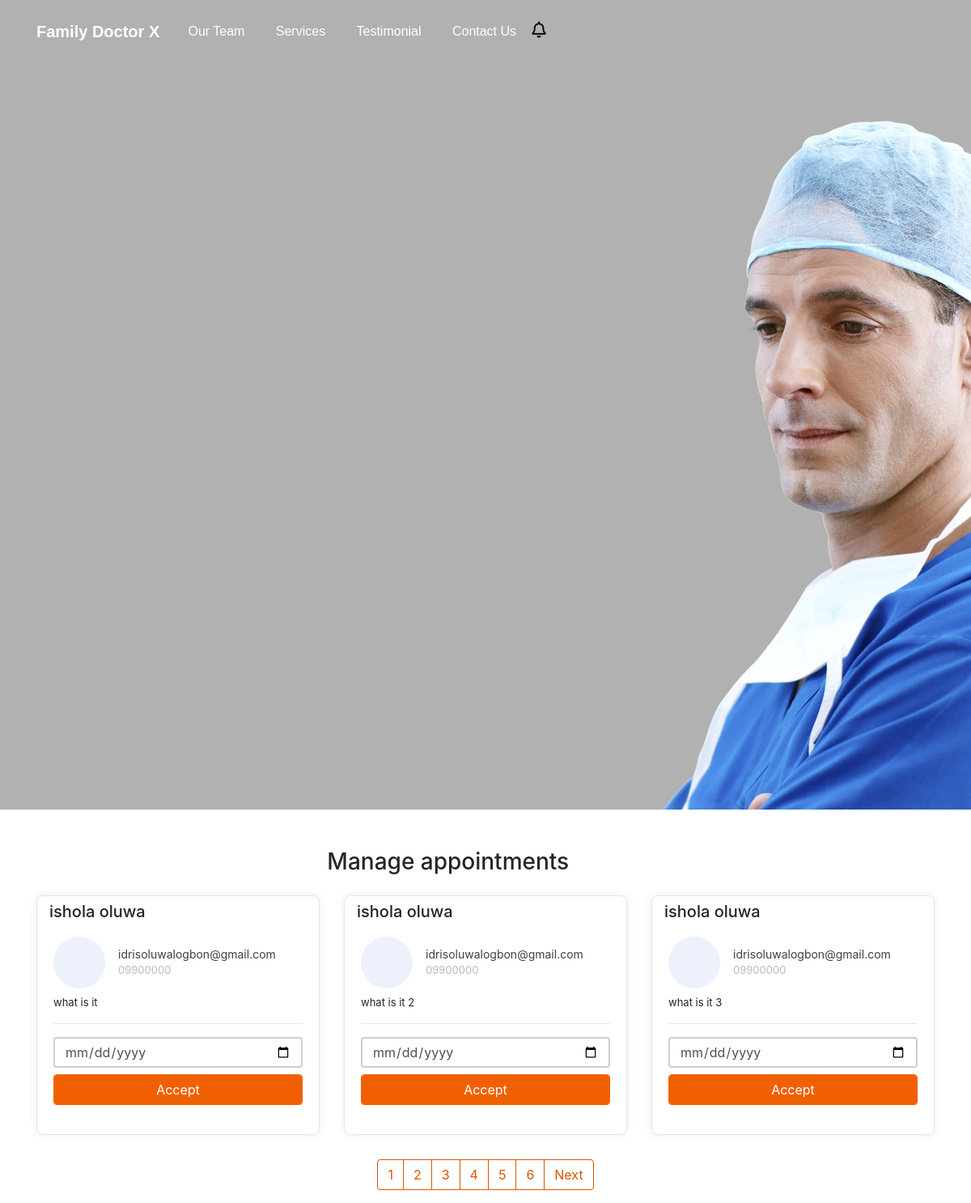
Screenshot of /manage/ with the database file from the repository.
### website/models.py (models this page shows, shortened)
class Appointment(models.Model):
    first_name = models.CharField(max_length=50)
    last_name = models.CharField(max_length=50)
    email = models.EmailField()
    request = models.TextField()
    phone = models.CharField(max_length=50)
    date_sent = models.DateField(auto_now_add=True)
    accepted = models.BooleanField(default=False)
    date_accepted = models.DateTimeField(auto_now_add=False, null=True)
    date = models.DateField(auto_now_add=False, null=True)
    time = models.TimeField(null=True)
    class Meta:
        ordering = ['-date_sent']

### website/views.py (the view, shortened to what this page needs)
# urls.py: path("manage/", views.ManageAppointmentView.as_view(), name='manage'),
class ManageAppointmentView(ListView):
    template_name = 'manage-appointments.html'
    model = Appointment
    context_object_name = 'appointments'
    login_required = True
    paginate_by = 3
    def get_context_data(self, *args, **kwargs):
        context = super().get_context_data(*args, **kwargs)
        appointments = Appointment.objects.all()
        context.update({
            "title": "Manage Appointments",
        })
        return context

### templates/manage-appointments.html (shortened to what this page needs)
{% extends 'base.html' %}
{% block content %}
    <div class="container mt-5">
        <div class="col-11 text-center mt-4 mb-4">
            <h3>
                Manage appointments
            </h3>
        </div>
        <div class="row">
        {% for app in appointments %}
            <div class="col-lg-4">
                <div class="card card-margin">
                    <div class="card-header no-border">
                        <h5 class="card-title">{{app.first_name}} {{app.last_name}}</h5>
                    </div>
                    <div class="card-body pt-0">
                        <div class="widget-49">
                            <div class="widget-49-title-wrapper">
                                <div class="widget-49-date-primary">
                                </div>
                                <div class="widget-49-meeting-info">
                                    <span class="widget-49-pro-title">{{app.email}}</span>
                                    <span class="widget-49-meeting-time">{{app.phone}}</span>
                                </div>
                            </div>
                            <div class="widget-49-meeting-points">
                                <span>{{app.request}}</span>
                            </div>
                            <hr class="w-100">
                            {% if app.accepted == False %}
                            <form method="POST" action="{% url 'manage' %}">
                            <div class="form-group">
                                <input type="date" name="date" class="form-control mb-2"
                                    placeholder="dd-mm-yyyy" value=""
                                    min="1997-01-01" max="2030-12-31">
                                <input class="btn-block btn-primary form-control" type="submit" value="Accept">
                            </div>
                            </form>
                            {% endif %}
                        </div>
                    </div>
                </div>
            </div>
        {% endfor %}
        </div>
        {% if is_paginated %}
        <div class="wrapper">
            <nav aria-label="Page navigation example">
                <ul class="pagination">
                    {% for number in page_obj.paginator.page_range %}
                    <li class="page-item"><a class="page-link" href="?page={{number}}">{{number}}</a></li>
                    {% endfor %}
                    {% if page_obj.has_next %}
                    <li class="page-item"><a class="page-link" href="?page={{page_obj.prebious_page_number}}">Next</a></li>
                    {% endif %}
                </ul>
            </nav>
        </div>
        {% endif %}
{% endblock content %}

### templates/base.html (shortened to what this page needs)
{% load static %}
<!DOCTYPE html>
<html lang="en">
<head>
  <link href="{% static 'css/bootstrap.min.css' %}" rel="stylesheet">
  <link rel="stylesheet" href="https://cdnjs.cloudflare.com/ajax/libs/font-awesome/5.15.3/css/all.min.css" />
  <link rel="stylesheet" href="{% static 'css/styles.css' %}" />
</head>
<body>
  <div class="header" style="
  background: rgb(177, 177, 177) url('../static/img/header.png') no-repeat fixed center
  ">
    <nav class="navbar navbar-dark navbar-expand-md navigation-clean-search">
        <div class="container"><a class="navbar-brand" href="">Family Doctor X</a>
            <div class="collapse navbar-collapse"
                id="navcol-1">
                <ul class="nav navbar-nav">
                    <li class="nav-item" role="presentation">
                        <a class="nav-link active" href="#team">Our Team</a>
                    </li>
                    <li class="nav-item" role="presentation">
                        <a class="nav-link active" href="#services">Services</a>
                    </li>
                    <li class="nav-item" role="presentation">
                        <a class="nav-link active" href="#reviews">Testimonial</a>
                    </li>
                    <li class="nav-item" role="presentation">
                        <a class="nav-link active" href="#contact">Contact Us</a>
                    </li>
                  <li class="nav-item" role="presentation">
                    <a href="" style="float: left;cursor:pointer;" aria-expanded="true" title="You Have 6 New Appointments">
                      <i class="far fa-bell" style="font-size: 20px; float: left; color: black">
                      </i>
                  </a>
                </li>
                </ul>
            </div>
        </div>
    </nav>
</div>
    {% block content %}{% endblock content %}
</body>
</html>

### static/css/styles.css (style rules this page uses)
.header { background: rgb(177, 177, 177) url("img/header.png") no-repeat fixed center; min-height: 1000px; font-family:'Source Sans Pro', sans-serif; }
@media (min-width:768px) { .header { padding-bottom:120px; } }
.header .navbar { background:transparent; padding-top:.75rem; padding-bottom:.75rem; color:#fff; border-radius:0; box-shadow:none; border:none; }
@media (min-width:768px) { .header .navbar { padding-top:1rem; padding-bottom:1rem; } }
.header .navbar .navbar-brand { font-weight:bold; color:inherit; }
.header .navbar .navbar-collapse { border-top:1px solid rgba(255,255,255,0.3); margin-top:.5rem; }
@media (min-width:768px) { .header .navbar .navbar-collapse { border-color:transparent; margin:0; } }
.header .navbar .navbar-nav a.active, .header .navbar .navbar-nav > .show .dropdown-item { background:none; box-shadow:none; }
@media (min-width: 768px) { .header .navbar-nav .nav-link { padding-left:.7rem; padding-right:.7rem; } }
@media (min-width: 992px) { .header .navbar-nav .nav-link { padding-left:1.2rem; padding-right:1.2rem; } }
.form-control { box-shadow: none !important; outline: none !important; border: 2px solid #cecece; height: 38px; }
.title-box .border,.btn-primary,.back-to-top, .logo i,.question-q-box,.social-circle li a:hover { background-color: #f16000 !important; }
.btn-primary { border: 1px solid #f16000 !important; }
@media (min-width: 768px) { .navbar-nav>li>a { padding-top: 10px; padding-bottom: 10px; } }

### rows the page displays
Appointment: first_name "ishola", last_name "oluwa", email "idrisoluwalogbon@gmail.com", phone "09900000", request "what is it"
Appointment: first_name "ishola", last_name "oluwa", email "idrisoluwalogbon@gmail.com", phone "09900000", request "what is it 2"
Appointment: first_name "ishola", last_name "oluwa", email "idrisoluwalogbon@gmail.com", phone "09900000", request "what is it 3"

### other values shown
{{ number }} "1" "2" "3" "4" "5" "6"
